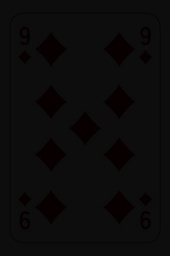
#> input picture images/9-ro-dark.jpeg, 170 x 256 px, shrunk from 599 x 900 before the run
$ python template_matching.py
#> lines starting #> are read from the running program, lines starting #| are printed output that depends on the picture
import matplotlib.pyplot as plt
import cv2
from imutils.object_detection import non_max_suppression
import numpy as np
# Chuẩn hóa ảnh
def normalize_image(input):
    input[:, :, 0] = 255 * ((input[:, :, 0] - input[:, :, 0].min()) /
                            (input[:, :, 0].max() - input[:, :, 0].min()))
    input[:, :, 1] = 255 * ((input[:, :, 1] - input[:, :, 1].min()) /
                            (input[:, :, 1].max() - input[:, :, 1].min()))
    input[:, :, 2] = 255 * ((input[:, :, 2] - input[:, :, 2].min()) /
                            (input[:, :, 2].max() - input[:, :, 2].min()))
    return input
# Normalized cross - correlation
def norm_correlation(input, template):
    a_ = input.flatten()
    b_ = template.flatten()
    c = np.sum(a_**2)
    d = np.sum(b_**2)
    return np.dot(a_, b_) / np.sqrt(c * d)

input = cv2.imread('./images/9-ro-dark.jpeg')
#> input is the input picture: shape (256, 170, 3); mean B, G, R 11.31, 11.31, 12.16
template = cv2.imread('./images/template.png')
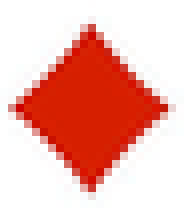
#> input picture images/template.png, 23 x 26 px, shrunk from 80 x 92 before the run (shown 8 times larger)
#> template is the input picture: shape (26, 23, 3); mean B, G, R 171.3, 180, 239.7
inp = normalize_image(input)
#> in normalize_image, `input[:, :, 0] = 255 * ((input[:, :, 0] - input[:, :, 0].min()) / (inp..`:
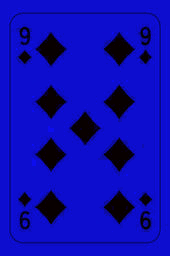
#> input: shape (256, 170, 3); mean B, G, R 180.1, 11.3, 12.2
#> in normalize_image, `input[:, :, 1] = 255 * ((input[:, :, 1] - input[:, :, 1].min()) / (inp..`:
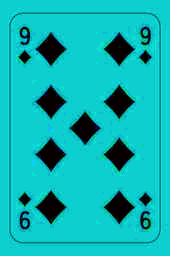
#> input: shape (256, 170, 3); mean B, G, R 180.1, 180.1, 12.2
#> in normalize_image, `input[:, :, 2] = 255 * ((input[:, :, 2] - input[:, :, 2].min()) / (inp..`:
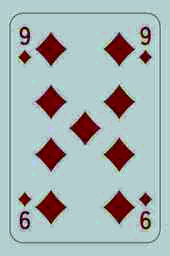
#> input: shape (256, 170, 3); mean B, G, R 180.1, 180.1, 167.3
tem = normalize_image(template)
inp_gray = cv2.cvtColor(inp, cv2.COLOR_BGR2GRAY)
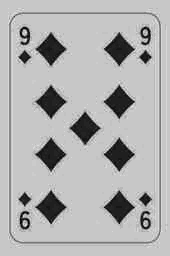
#> inp_gray: shape (256, 170); min 0, max 246, mean 176.3
tem_gray = cv2.cvtColor(tem, cv2.COLOR_BGR2GRAY)
tem_big_gray = cv2.resize(tem_gray, (146, 148))
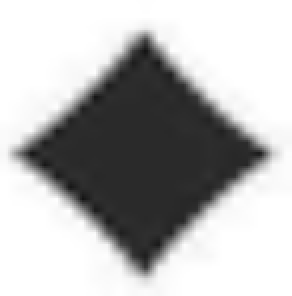
#> tem_big_gray: shape (148, 146) (shown 2 times larger); min 19, max 255, mean 181.8

inp_gray = inp_gray.astype('float64')
tem_gray = tem_gray.astype('float64')
tem_big_gray = tem_big_gray.astype('float64')
h_a, w_a = inp_gray.shape
#> h_a = 256; w_a = 170
h_b, w_b = tem_gray.shape
#> h_b = 26; w_b = 23
h_c, w_c = tem_big_gray.shape
#> h_c = 148; w_c = 146

thresh_hold = 0.945
thresh_hold_big = 0.97
# Tìm template nhỏ
height = (h_a - h_b) + 1
#> height = 231
width = (w_a - w_b) + 1
#> width = 148
result = np.ones((height, width), dtype=np.float64)
for i in range(result.shape[0]):
    for j in range(result.shape[1]):
        result[i][j] = norm_correlation(inp_gray[i:i+h_b, j:j+w_b], tem_gray)
#> this loop made 231 passes
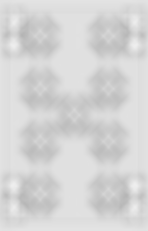
#> result: shape (231, 148) float64; min 0.709, max 0.935, mean 0.837
(yb_points, xb_points) = np.where(result >= thresh_hold)
boxes = []
for (xb, yb) in zip(xb_points, yb_points):
    boxes.append((xb, yb, xb + w_b, yb + h_b))
#> this loop made 0 passes
boxes_nms = non_max_suppression(np.array(boxes))
for (x1b, y1b, x2b, y2b) in boxes_nms:
    cv2.rectangle(inp, (x1b, y1b), (x2b, y2b), (255, 0, 0), 1)
# Tìm template to
height_big = (h_a - h_c) + 1
width_big = (w_a - w_c) + 1
result_big = np.ones((height_big, width_big), dtype=np.float64)
for i in range(result_big.shape[0]):
    for j in range(result_big.shape[1]):
        result_big[i][j] = norm_correlation(
            inp_gray[i:i+h_c, j:j+w_c], tem_big_gray)
(yc_points, xc_points) = np.where(result_big >= thresh_hold_big)
boxes_big = []
for (xc, yc) in zip(xc_points, yc_points):
    boxes_big.append((xc, yc, xc + w_c, yc + h_c))
boxes_big_nms = non_max_suppression(np.array(boxes_big))
for (x1c, y1c, x2c, y2c) in boxes_big_nms:
    cv2.rectangle(inp, (x1c, y1c), (x2c, y2c), (255, 0, 0), 1)
print('Đây là lá', len(boxes_big_nms), 'rô')
#| Đây là lá 0 rô
# Show kết quả trực quan hóa và vị trí cực đại hóa
plt.subplot(121)
plt.imshow(result, cmap='gray')
plt.title('Ket qua ccorr_normed template nho')
plt.subplot(122)
plt.imshow(result_big, cmap='gray')
plt.title('Ket qua ccorr_normed voi template to')
plt.show()
cv2.imshow('Detected point', input)
cv2.waitKey(0)
